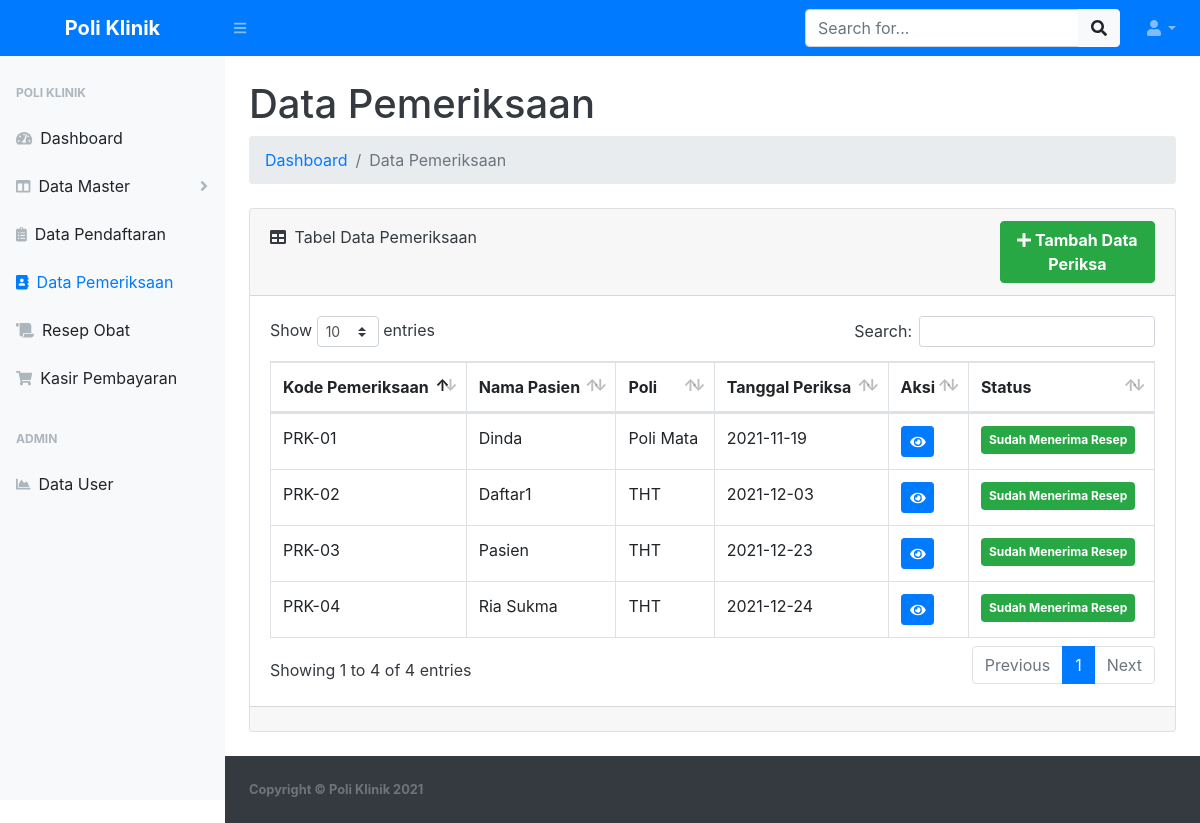
/data-pemeriksaan/pemeriksaan.php (signed in), run on the app's committed database.
### tables this page shows
CREATE TABLE `tb_pemeriksaan` (
  `id_pemeriksaan` int(11) NOT NULL,
  `kd_pemeriksaan` varchar(10) NOT NULL,
  `id_pendaftaran` int(11) NOT NULL,
  `keluhan` varchar(50) NOT NULL,
  `diagnosa` varchar(50) NOT NULL,
  `status_periksa` enum('0','1') NOT NULL,
  `tgl_pemeriksaan` date NOT NULL
);

CREATE TABLE `tb_pasien` (
  `id_pasien` int(11) NOT NULL,
  `nm_pasien` varchar(30) NOT NULL,
  `jenis_kelamin` enum('Laki-Laki','Perempuan') NOT NULL,
  `tgl_lahir` date NOT NULL,
  `alamat` text NOT NULL
);

CREATE TABLE `tb_poli` (
  `id_poli` int(11) NOT NULL,
  `kd_poli` varchar(10) NOT NULL,
  `nm_poli` varchar(30) NOT NULL
);

### data-pemeriksaan/pemeriksaan.php (the view, shortened to what this page needs)
<?php
include '../koneksi.php';
?>
<!DOCTYPE html>
<html lang="en">
<head>
    <link href="../assets/css/styles.css" rel="stylesheet" />
    <link href="../assets/css/dataTables.bootstrap4.min.css" rel="stylesheet" />
</head>
<body class="sb-nav-fixed">
    <nav class="sb-topnav navbar navbar-expand navbar-dark bg-primary">
        <a class="navbar-brand font-weight-bold text-center" href="../index.php">Poli Klinik</a>
        <button class="btn btn-link btn-sm order-1 order-lg-0" id="sidebarToggle" href="#"><i class="fas fa-bars"></i></button>
        <form class="d-none d-md-inline-block form-inline ml-auto mr-0 mr-md-3 my-2 my-md-0">
            <div class="input-group">
                <input class="form-control" type="text" placeholder="Search for..." aria-label="Search" aria-describedby="basic-addon2" />
                <div class="input-group-append">
                    <button class="btn btn-light" type="button"><i class="fas fa-search"></i></button>
                </div>
            </div>
        </form>
        <ul class="navbar-nav ml-auto ml-md-0">
            <li class="nav-item dropdown">
                <a class="nav-link dropdown-toggle" id="userDropdown" href="#" role="button" data-toggle="dropdown" aria-haspopup="true" aria-expanded="false"><i class="fas fa-user fa-fw"></i></a>
            </li>
        </ul>
    </nav>
    <div id="layoutSidenav">
        <div id="layoutSidenav_nav">
            <nav class="sb-sidenav accordion sb-sidenav-light" id="sidenavAccordion">
                <div class="sb-sidenav-menu">
                    <div class="nav">
                        <div class="sb-sidenav-menu-heading">Poli Klinik</div>
                        <a class="nav-link" href="../index.php">
                            <div class="sb-nav-link-icon"><i class="fas fa-tachometer-alt"></i></div>
                            Dashboard
                        </a>
                        <?php if ($_SESSION["jabatan"] == 'admin') : ?>
                            <a class="nav-link collapsed" href="#" data-toggle="collapse" data-target="#data-master" aria-expanded="false" aria-controls="data-master">
                                <div class="sb-nav-link-icon"><i class="fas fa-columns"></i></div>
                                Data Master
                                <div class="sb-sidenav-collapse-arrow"><i class="fas fa-angle-down"></i></div>
                            </a>
                            <a class="nav-link" href="../data-pendaftaran/pendaftaran.php">
                                <div class="sb-nav-link-icon"><i class="fas fa-clipboard-list"></i></div>
                                Data Pendaftaran
                            </a>
                            <a class="nav-link active" href="../data-pemeriksaan/pemeriksaan.php">
                                <div class="sb-nav-link-icon"><i class="fas fa-address-book"></i></div>
                                Data Pemeriksaan
                            </a>
                            <a class="nav-link" href="../data-resep/resep.php">
                                <div class="sb-nav-link-icon"><i class="fas fa-scroll"></i></div>
                                Resep Obat
                            </a>
                            <a class="nav-link" href="../data-pembayaran/pembayaran.php">
                                <div class="sb-nav-link-icon"><i class="fas fa-shopping-cart"></i></div>
                                Kasir Pembayaran
                            </a>
                            <div class="sb-sidenav-menu-heading">Admin</div>
                            <a class="nav-link" href="../user.php">
                                <div class="sb-nav-link-icon"><i class="fas fa-chart-area"></i></div>
                                Data User
                            </a>
                        <?php endif; ?>
                    </div>
                </div>
            </nav>
        </div>
        <div id="layoutSidenav_content" class="bg-white text-dark">
            <main>
                <div class="container-fluid">
                    <h1 class="mt-4">Data Pemeriksaan</h1>
                    <ol class="breadcrumb mb-4">
                        <li class="breadcrumb-item"><a href="../index.php" class="text-decoration-none">Dashboard</a></li>
                        <li class="breadcrumb-item active">Data Pemeriksaan</li>
                    </ol>
                    <div class="card mb-4">
                        <div class="card-header">
                            <div class="row">
                                <div class="col-md-9">
                                    <i class="fas fa-table mr-1 mt-2"></i>
                                    Tabel Data Pemeriksaan
                                </div>
                                <div class="col-md-3">
                                    <a href="pemeriksaan_tambah.php" class="btn-success btn px-3 font-weight-bold ml-5">
                                        <i class="fas fa-plus"></i> Tambah Data Periksa
                                    </a>
                                </div>
                            </div>
                        </div>
                        <div class="card-body">
                            <div class="table-responsive">
                                <table class="table table-bordered" id="dataTable" width="100%" cellspacing="0">
                                    <thead>
                                        <tr>
                                            <th>Kode Pemeriksaan</th>
                                            <th>Nama Pasien</th>
                                            <th>Poli</th>
                                            <th>Tanggal Periksa</th>
                                            <th>Aksi</th>
                                            <th>Status</th>
                                        </tr>
                                    </thead>
                                    <tbody>
                                        <?php $ambil = $koneksi->query("SELECT * FROM tb_pemeriksaan a
                                            JOIN tb_pendaftaran b ON a.id_pendaftaran = b.id_pendaftaran
                                            JOIN tb_pasien c ON b.id_pasien = c.id_pasien
                                            JOIN tb_poli d ON b.id_poli = d.id_poli"); ?>
                                        <?php while ($pecah = $ambil->fetch_assoc()) { ?>
                                            <tr>
                                                <td><?php echo $pecah['kd_pemeriksaan']; ?></td>
                                                <td><?php echo $pecah['nm_pasien']; ?></td>
                                                <td><?php echo $pecah['nm_poli']; ?></td>
                                                <td><?php echo $pecah['tgl_pemeriksaan']; ?></td>
                                                <td>
                                                    <?php if ($pecah['status_periksa'] == 0) { ?>
                                                        <a href="pemeriksaan_view.php?&id_pemeriksaan=<?php echo $pecah['id_pemeriksaan']; ?>" class="btn-primary btn-sm btn">
                                                            <i class="fas fa-eye"></i></i>
                                                        </a>
                                                    <?php } elseif ($pecah['status_periksa'] == 1) { ?>
                                                        <a href="pemeriksaan_view.php?&id_pemeriksaan=<?php echo $pecah['id_pemeriksaan']; ?>" class="btn-primary btn-sm btn">
                                                            <i class="fas fa-eye"></i></i>
                                                        </a>
                                                    <?php } else { ?>
                                                        <a href="#" class="btn-secondary btn-sm btn">
                                                            <i class="fas fa-minus"></i>
                                                        </a>
                                                    <?php } ?>
                                                </td>
                                                <td>
                                                    <?php if ($pecah['status_periksa'] == 0) { ?>
                                                        <span class="badge badge-danger p-2">Belum Menerima Resep</span>
                                                    <?php } elseif ($pecah['status_periksa'] == 1) { ?>
                                                        <span class="badge badge-success p-2">Sudah Menerima Resep</span>
                                                    <?php } else { ?>
                                                        <span class="badge badge-danger p-2">
                                                            <i class="fas fa-minus"></i>
                                                        </span>
                                                    <?php } ?>
                                                </td>
                                            </tr>
                                        <?php } ?>
                                    </tbody>
                                </table>
                            </div>
                        </div>
                        <div class="card-footer">
                        </div>
                    </div>
                </div>
            </main>
            <footer class="py-4 bg-dark mt-auto">
                <div class="container-fluid">
                    <div class="d-flex align-items-center justify-content-between small">
                        <div class="text-muted font-weight-bold">Copyright &copy; Poli Klinik 2021</div>
                    </div>
                </div>
            </footer>
        </div>
    </div>
</body>
</html>

### data on the page
tb_pemeriksaan: kd_pemeriksaan "PRK-01", tb_pasien.nm_pasien "Dinda", tb_poli.nm_poli "Poli Mata", tgl_pemeriksaan "2021-11-19", status_periksa "Sudah Menerima Resep"
tb_pemeriksaan: kd_pemeriksaan "PRK-02", tb_pasien.nm_pasien "Daftar1", tb_poli.nm_poli "THT", tgl_pemeriksaan "2021-12-03", status_periksa "Sudah Menerima Resep"
tb_pemeriksaan: kd_pemeriksaan "PRK-03", tb_pasien.nm_pasien "Pasien", tb_poli.nm_poli "THT", tgl_pemeriksaan "2021-12-23", status_periksa "Sudah Menerima Resep"
tb_pemeriksaan: kd_pemeriksaan "PRK-04", tb_pasien.nm_pasien "Ria Sukma", tb_poli.nm_poli "THT", tgl_pemeriksaan "2021-12-24", status_periksa "Sudah Menerima Resep"
